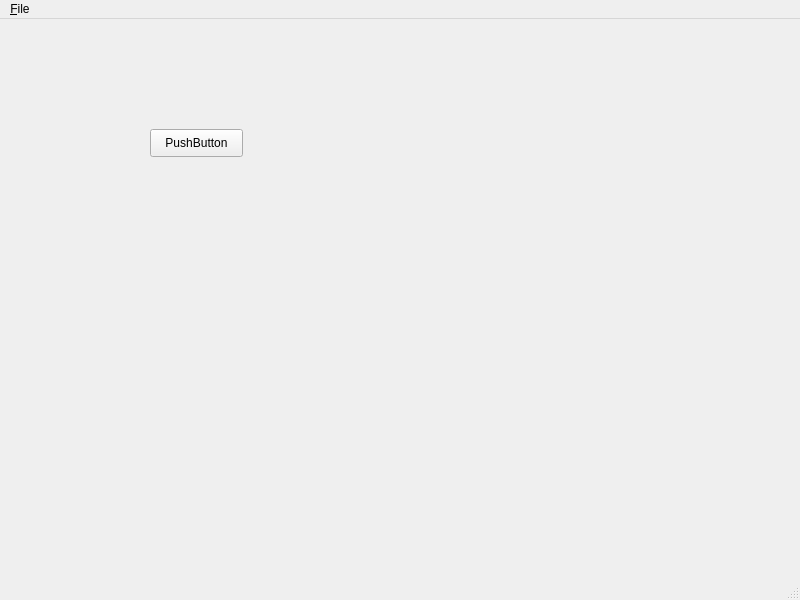
<?xml version="1.0" encoding="UTF-8"?>
<ui version="4.0">
 <class>MainWindow</class>
 <widget class="QMainWindow" name="MainWindow">
  <property name="geometry">
   <rect>
    <x>0</x>
    <y>0</y>
    <width>800</width>
    <height>600</height>
   </rect>
  </property>
  <property name="windowTitle">
   <string>MainWindow</string>
  </property>
  <widget class="QWidget" name="centralwidget">
   <widget class="QPushButton" name="pushButton">
    <property name="geometry">
     <rect>
      <x>150</x>
      <y>110</y>
      <width>93</width>
      <height>28</height>
     </rect>
    </property>
    <property name="text">
     <string>PushButton</string>
    </property>
   </widget>
  </widget>
  <widget class="QMenuBar" name="menubar">
   <property name="geometry">
    <rect>
     <x>0</x>
     <y>0</y>
     <width>800</width>
     <height>26</height>
    </rect>
   </property>
   <widget class="QMenu" name="menu_File">
    <property name="title">
     <string>&amp;File</string>
    </property>
    <addaction name="separator"/>
    <addaction name="actionExit"/>
   </widget>
   <addaction name="menu_File"/>
  </widget>
  <widget class="QStatusBar" name="statusbar"/>
  <action name="actionExit">
   <property name="text">
    <string>Exit</string>
   </property>
  </action>
 </widget>
 <resources/>
 <connections>
  <connection>
   <sender>actionExit</sender>
   <signal>triggered()</signal>
   <receiver>MainWindow</receiver>
   <slot>close()</slot>
   <hints>
    <hint type="sourcelabel">
     <x>-1</x>
     <y>-1</y>
    </hint>
    <hint type="destinationlabel">
     <x>399</x>
     <y>299</y>
    </hint>
   </hints>
  </connection>
 </connections>
</ui>
